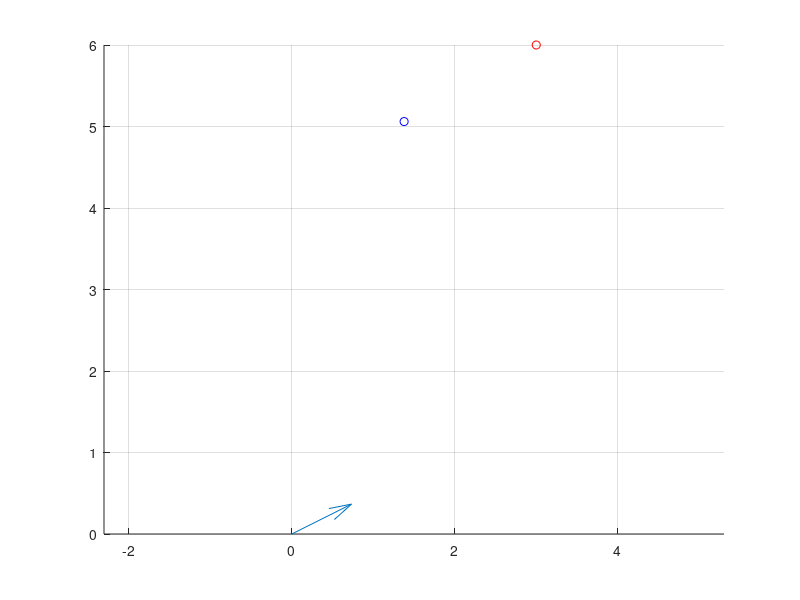
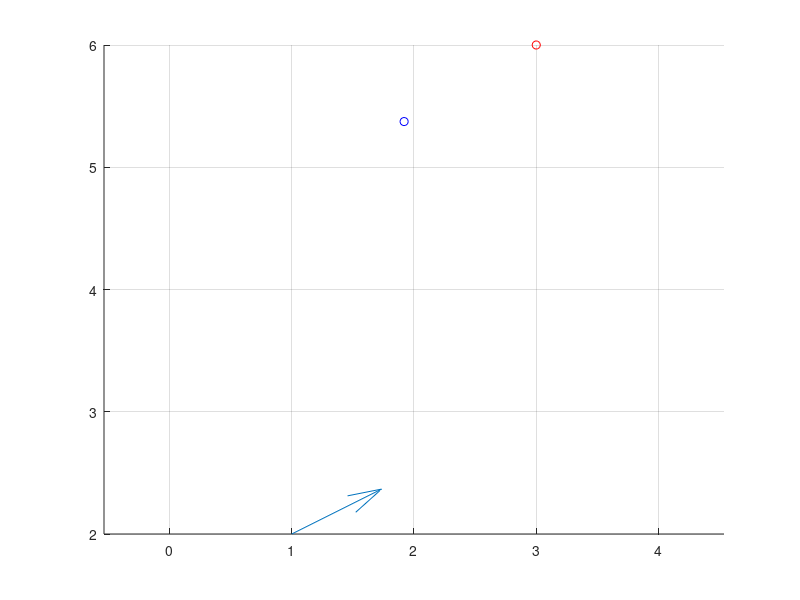

Reproduce these figures in MATLAB, in order.
% Konsta Keski-Mattinen 08.04.2021

close all
clear

%% A)

x = [3;6;0];
v = [2;1;1];
v = v/norm(v);
alpha = 60/180 *pi;
R = @(alpha) [cos(alpha), -sin(alpha); sin(alpha), cos(alpha)];
u1 = [0; 1; -1]; % luodaan ortagonaali esitetyllä kikalla
u1 = u1/norm(u1)
u2 = cross(v, u1)
% tästä eteenpäin niin vahva vihko
U= [u1 u2 v]

x_U=U'*x

x_UR = [R(alpha)*[x_U(1); x_U(2)]; x_U(3)];
x_new = U*x_UR


figure, hold on
plot3(x(1), x(2), x(3), "ro");
plot3(x_new(1), x_new(2), x_new(3), "bo");
quiver3(0,0,0,v(1), v(2), v(3));
axis equal
grid on

%% B)

clear

x = [3;6;0];
v = [2;1;1];
v = v/norm(v);
p = [1;2;0];
alpha = 60/180 *pi;
R = @(alpha) [cos(alpha), -sin(alpha); sin(alpha), cos(alpha)];
u1 = [0; 1; -1]; % luodaan ortagonaali esitetyllä kikalla
u1 = u1/norm(u1)
u2 = cross(v, u1)
% tästä eteenpäin niin vahva vihko
U= [u1 u2 v]

x_s_U=U'*(x-p)

x_s_UR = [R(alpha)*[x_s_U(1); x_s_U(2)]; x_s_U(3)];
x_new = U*x_s_UR+p


figure, hold on
plot3(x(1), x(2), x(3), "ro");
plot3(x_new(1), x_new(2), x_new(3), "bo");
quiver3(p(1),p(2),p(3),v(1), v(2), v(3));
axis equal
grid on

